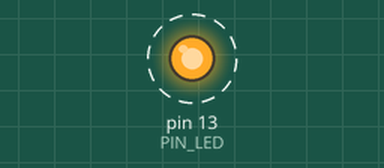
This sketch was run on a simulated Arduino Uno, built with avr-gcc and run on an emulated ATmega328P. Shown: output pins drawn as LEDs (lit = HIGH). Dashed ring = blinking.

Above: at 0.5 s.
Timing chart, 0 to 4.6 s (numbered marks = the images above):
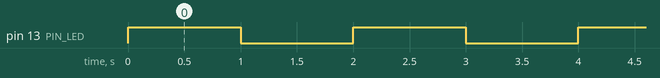

Measured:
- by itself, pin 13 (PIN_LED): alternates HIGH for 1.0 s and LOW for 1.0 s

The sketch:

_6.1_LED.ino
```cpp
/*
Curso de Arduino

Encendemos y apagamos un LED conectado al pin 13

Conexiones

LED:
  Terminal positivo (el más largo): pin digital 13
    (Si se usa otro pin hay que incluir una resistencia de al menos 220 Ohmios)
  Terminal negativo (más corto): GND

by JAVacasM
 */


/* ==== Includes - Librerias==== */
/* ====  END Includes ==== */

/* ==== Defines - Constantes ==== */
#define PIN_LED           13
#define TIEMPO_ESPERA     1000 // 1000 milisegundos = 1 segundo
/* ==== END Defines ==== */

/* ==== Variables Globales ==== */
/* ==== END Global Variables ==== */


/* ==== Funciones a usar - Prototipos ==== */
/* ==== END Prototipos ==== */

/* ==== Setup - Configuracion ==== */
void setup() {
  pinMode(PIN_LED,OUTPUT);    // Configuramos el pin como salida
}
/* ==== END Setup ==== */

/* ==== Loop - Codigo que se repite==== */
void loop() {
  digitalWrite(PIN_LED,HIGH); // Activamos la salida (estado alto (5V))
  delay(TIEMPO_ESPERA);
  digitalWrite(PIN_LED,LOW); // Desactivamos la salida (estado bajo (0V))
  delay(TIEMPO_ESPERA);
}
/* ==== End Loop ==== */

/* ==== Funciones ==== */

/* ==== END Functions ==== */
```
